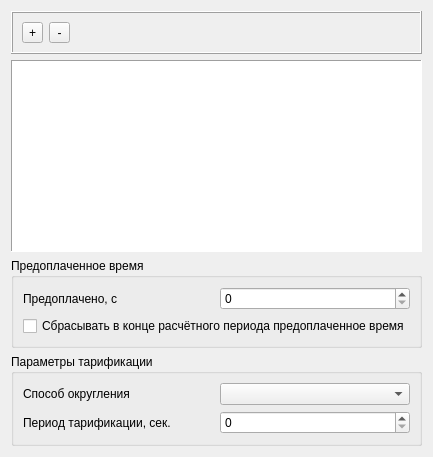
      <widget class="QWidget" name="tab_radius_time">
       <attribute name="title">
        <string>Radius время</string>
       </attribute>
       <layout class="QGridLayout" name="gridLayout">
        <item row="0" column="0">
         <widget class="QFrame" name="traffic_cost_panel_3">
          <property name="frameShape">
           <enum>QFrame::Box</enum>
          </property>
          <property name="frameShadow">
           <enum>QFrame::Raised</enum>
          </property>
          <layout class="QGridLayout" name="gridLayout_18">
           <item row="0" column="0">
            <widget class="QToolButton" name="add_time_cost_button">
             <property name="text">
              <string>+</string>
             </property>
            </widget>
           </item>
           <item row="0" column="1">
            <widget class="QToolButton" name="del_time_cost_button">
             <property name="minimumSize">
              <size>
               <width>21</width>
               <height>0</height>
              </size>
             </property>
             <property name="text">
              <string>-</string>
             </property>
            </widget>
           </item>
           <item row="0" column="2">
            <spacer name="horizontalSpacer_5">
             <property name="orientation">
              <enum>Qt::Horizontal</enum>
             </property>
             <property name="sizeHint" stdset="0">
              <size>
               <width>40</width>
               <height>20</height>
              </size>
             </property>
            </spacer>
           </item>
          </layout>
         </widget>
        </item>
        <item row="1" column="0">
         <widget class="QTableWidget" name="timeaccess_table">
          <property name="frameShape">
           <enum>QFrame::Panel</enum>
          </property>
          <property name="selectionMode">
           <enum>QAbstractItemView::SingleSelection</enum>
          </property>
          <property name="selectionBehavior">
           <enum>QAbstractItemView::SelectRows</enum>
          </property>
          <property name="verticalScrollMode">
           <enum>QAbstractItemView::ScrollPerPixel</enum>
          </property>
          <property name="horizontalScrollMode">
           <enum>QAbstractItemView::ScrollPerPixel</enum>
          </property>
          <property name="gridStyle">
           <enum>Qt::DotLine</enum>
          </property>
         </widget>
        </item>
        <item row="2" column="0">
         <widget class="QGroupBox" name="groupBox_radius_time_prepaid">
          <property name="title">
           <string>Предоплаченное время</string>
          </property>
          <layout class="QGridLayout" name="gridLayout_7">
           <item row="0" column="0">
            <widget class="QLabel" name="prepaid_time_label">
             <property name="text">
              <string>Предоплачено, с</string>
             </property>
            </widget>
           </item>
           <item row="0" column="1">
            <widget class="QSpinBox" name="prepaid_time_edit">
             <property name="maximum">
              <number>999999999</number>
             </property>
            </widget>
           </item>
           <item row="1" column="0" colspan="2">
            <widget class="QCheckBox" name="reset_time_checkbox">
             <property name="text">
              <string>Сбрасывать в конце расчётного периода предоплаченное время</string>
             </property>
            </widget>
           </item>
          </layout>
         </widget>
        </item>
        <item row="3" column="0">
         <widget class="QGroupBox" name="groupBox_radius_time_tarification_settings">
          <property name="title">
           <string>Параметры тарификации</string>
          </property>
          <layout class="QGridLayout" name="gridLayout_3">
           <item row="0" column="1">
            <widget class="QComboBox" name="comboBox_radius_time_rounding"/>
           </item>
           <item row="0" column="0">
            <widget class="QLabel" name="label_radius_time_rounding">
             <property name="text">
              <string>Способ округления</string>
             </property>
            </widget>
           </item>
           <item row="1" column="0">
            <widget class="QLabel" name="label_radius_time_tarification_step">
             <property name="text">
              <string>Период тарификации, сек.</string>
             </property>
            </widget>
           </item>
           <item row="1" column="1">
            <widget class="QSpinBox" name="spinBox_radius_time_tarification_step">
             <property name="maximum">
              <number>999999999</number>
             </property>
            </widget>
           </item>
          </layout>
         </widget>
        </item>
       </layout>
      </widget>
